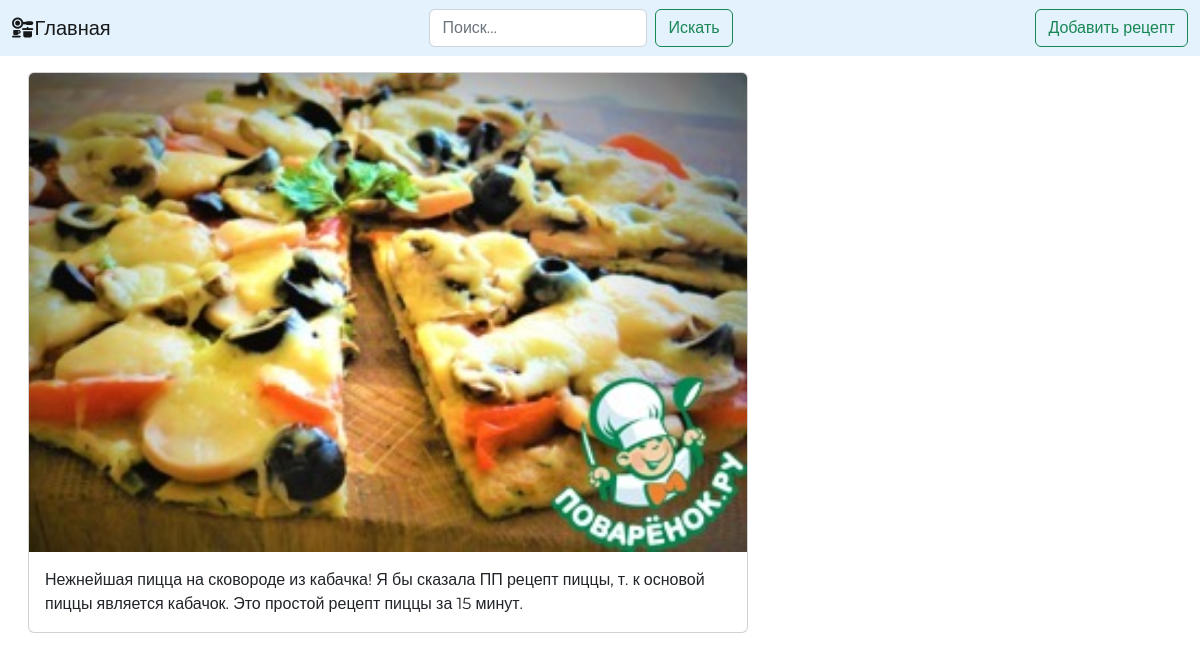
Page /2 on the earlier database version.
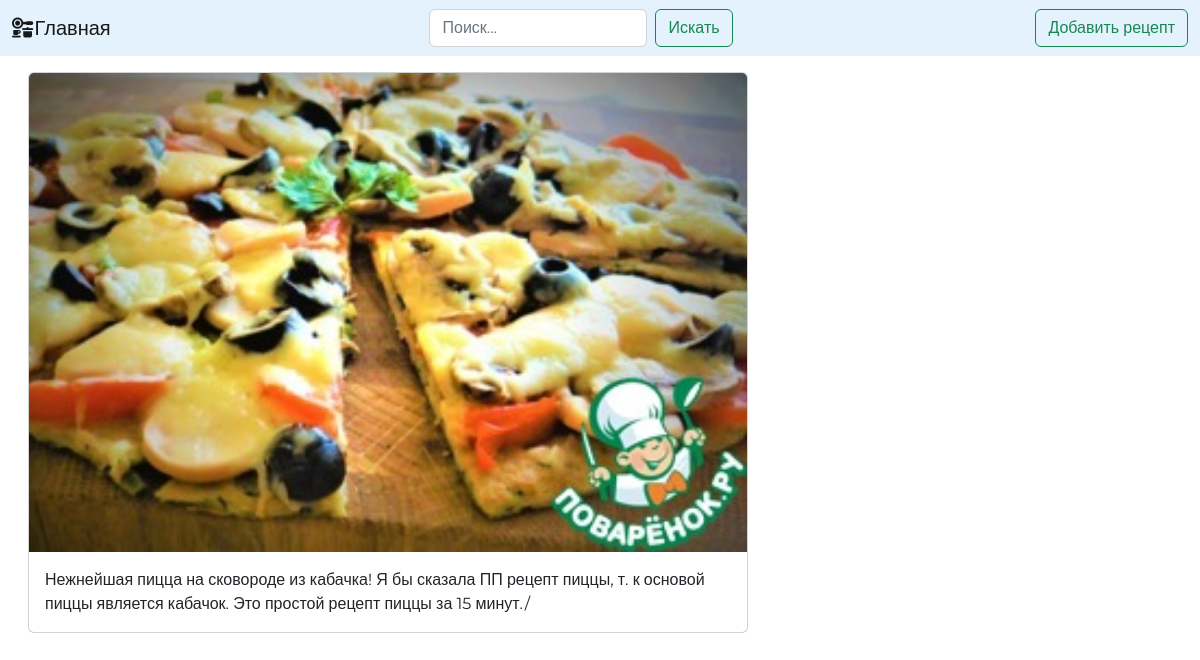
Same page on the later database version.
### blog/models.py (models this page shows, shortened)
class Post(models.Model):
    author = models.CharField(max_length=20, default='User')
    image = models.ImageField(upload_to='static')
    title = models.CharField(max_length=50, null=True, blank=True)
    desc = models.TextField(max_length=150)
    class Meta:
        verbose_name = 'Пост'
        verbose_name_plural = 'Посты'

### blog/views.py (the view)
# urls.py: path('<int:pk>', DetailObjectsView.as_view(), name='detail'),
class DetailObjectsView(DetailView):
    model = Post
    template_name = 'detail.html'
    context_object_name = 'post'

### blog/templates/detail.html
{% extends 'base.html' %}
{% block content %}
<div class="container m-3">
    <div class="card" style="width: 45rem;">
      <img src="{{post.image}}" class="card-img-top" alt="...">
      <div class="card-body">
        <p class="card-text"> {{post.desc}}</p>
      </div>
    </div>
</div>
{% endblock %}

Differences in the rows shown:
changed Post: desc "Нежнейшая пицца на сковороде из кабачка! Я бы сказала ПП рецепт пиццы, т. к основой пиццы является кабачок. Это простой рецепт пиццы за 15 минут." → "Нежнейшая пицца на сковороде из кабачка! Я бы сказала ПП рецепт пиццы, т. к основой пиццы является кабачок. Это простой рецепт пиццы за 15 минут./"
